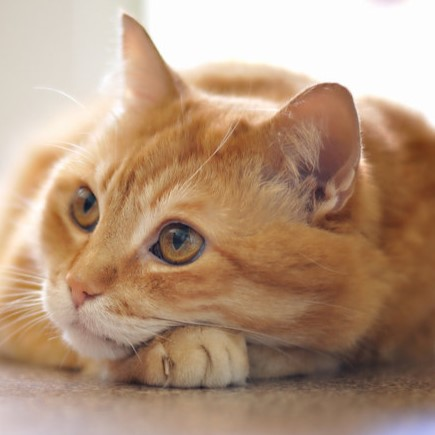
#> input picture img/kucing.jpg, 435 x 435 px
$ python main.py
#> lines starting #> are read from the running program, lines starting #| are printed output that depends on the picture
import cv2
import pandas as pd

# Membaca gambar "kucing.jpg" dan menyimpannya dalam variabel "image"
image = cv2.imread("./img/kucing.jpg")
#> image is the input picture: shape (435, 435, 3); mean B, G, R 125.8, 150.3, 180.6

# Mengubah gambar ke skala abu-abu (grayscale)
grayImage = cv2.cvtColor(image, cv2.COLOR_BGR2GRAY)
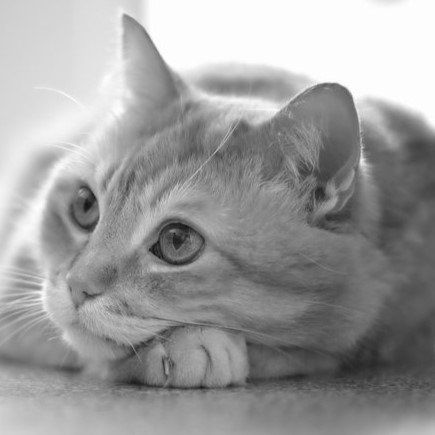
#> grayImage: shape (435, 435); min 18, max 255, mean 156.6

# Membuat dataframe dari gambar skala abu-abu
df = pd.DataFrame(grayImage)
#> df = table of 435 rows and 435 columns

# Menyimpan dataframe ke dalam file Excel
#> (the run stopped early here; a loop or call above may not have finished)
